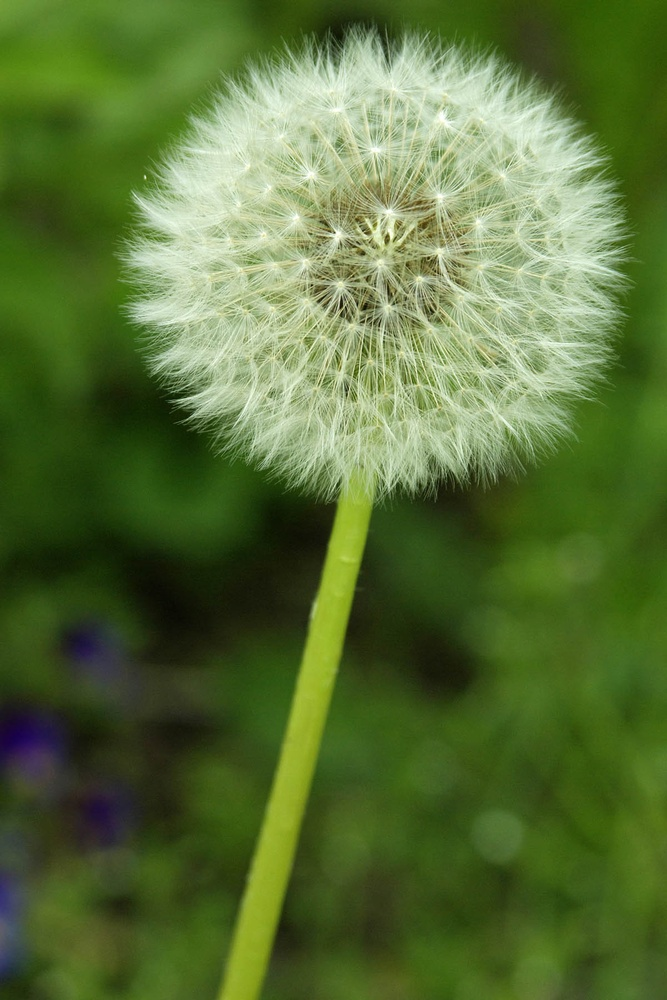
#> input picture NehaRandoImages/IGP2768W.jpg, 667 x 1000 px, shrunk from 1200 x 1800 before the run
$ python canny_edge.py NehaRandoImages/IGP2768W.jpg out.png   (older library calls are emulated)
#> lines starting #> are read from the running program, lines starting #| are printed output that depends on the picture; after the words box and inside, x2 and y2 are one past the last pixel; in counts of white or black regions, pixels touching at a corner belong together
# John Mourad (jmm5kg)
# Canny Edge Detector

# Import some libraries
import numpy, skimage.io, pylab, math, sys
import scipy.ndimage.filters, scipy.signal, scipy.misc

img_file = sys.argv[1]
save_file = sys.argv[2]

#  Load an image
A = skimage.io.imread(img_file, True)
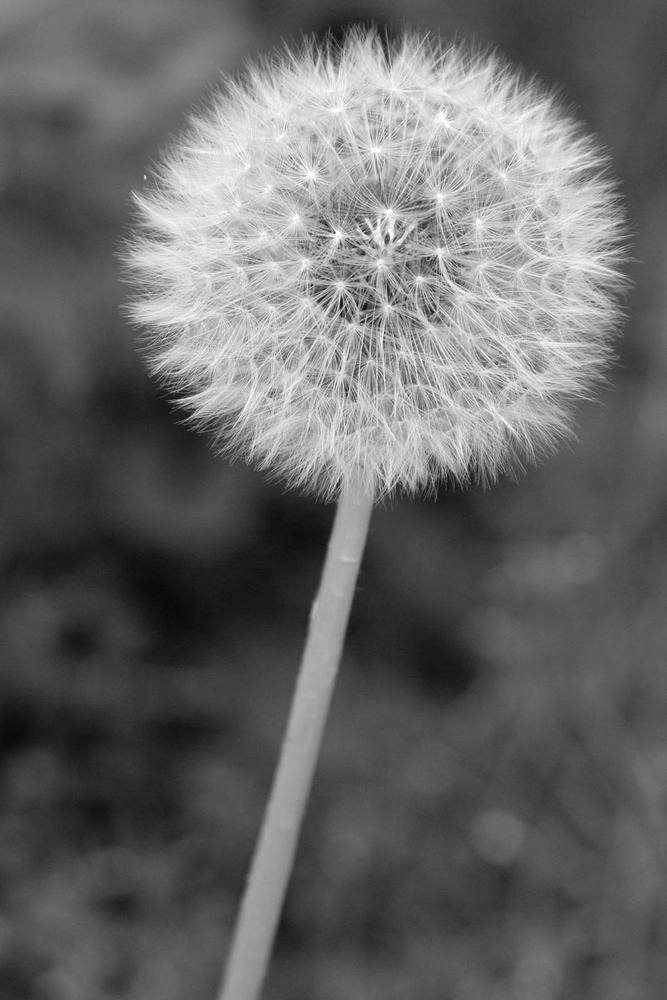
#> A: shape (1000, 667) float64; min 0.0283, max 0.999, mean 0.404

# Convert image to float
A = skimage.img_as_float(A)

# Build Gaussian filter
gauss_dim = 15
gauss_row = scipy.signal.gaussian(gauss_dim, 1)
gauss_filter = numpy.array([[gauss_row[x] * gauss_row[y] for x in range(gauss_dim)] for y in range(gauss_dim)])


# Convolve our image with the Gaussian filter
C = scipy.ndimage.filters.convolve(A, gauss_filter)

# Compute the gradient
gradient = numpy.gradient(C)
#> gradient = 2 items
x_gradient = gradient[0]
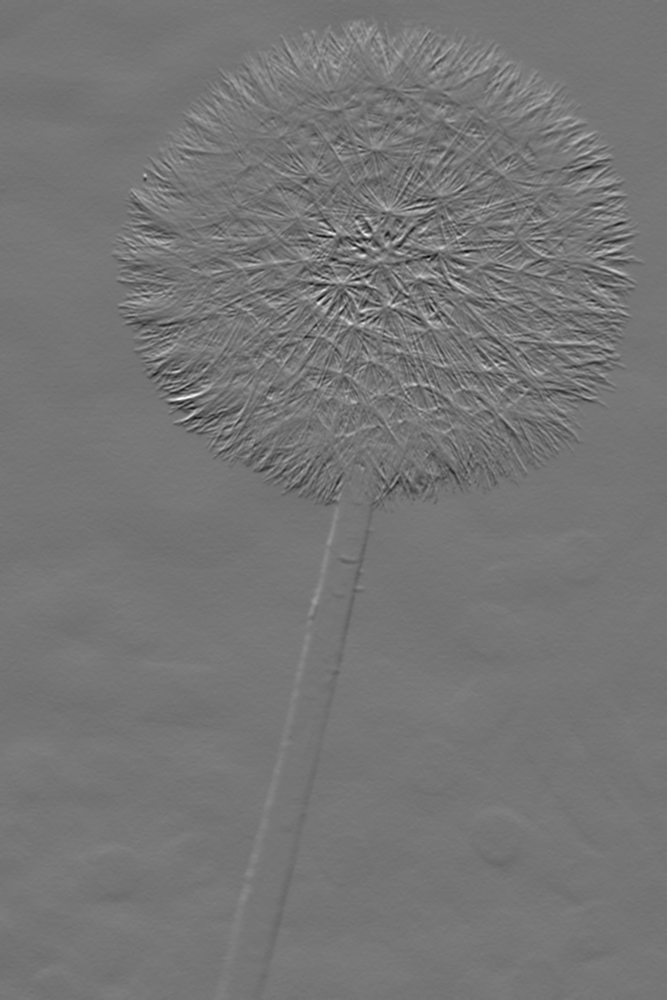
#> x_gradient: shape (1000, 667) float64; min -0.936, max 1.09, mean 5.07e-06; drawn with min black and max white
y_gradient = gradient[1]
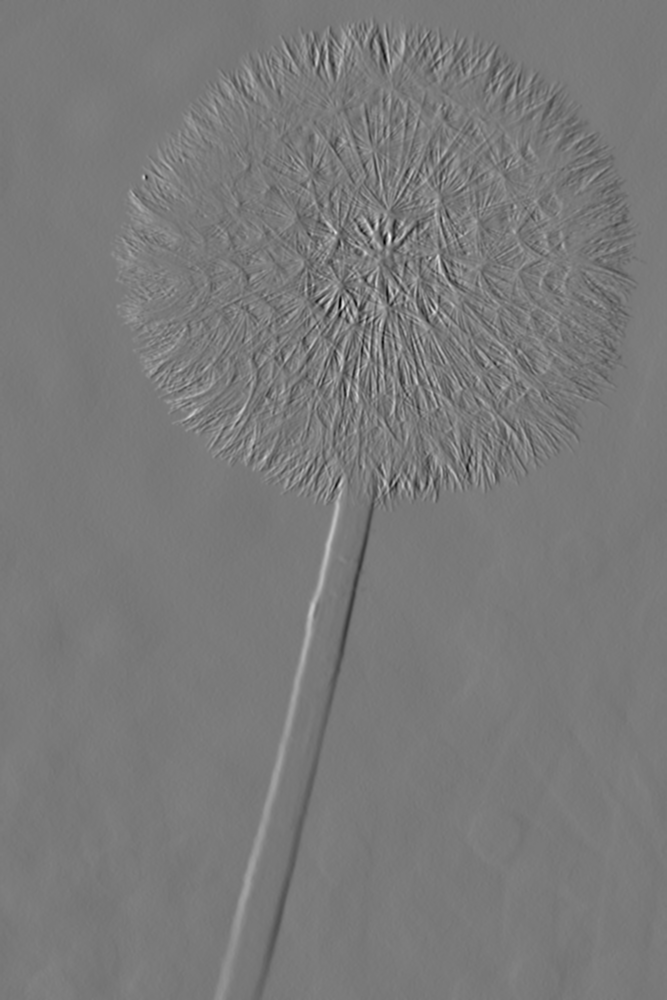
#> y_gradient: shape (1000, 667) float64; min -1.12, max 1.23, mean 0.000718; drawn with min black and max white

height = gradient[0].shape[0]
#> height = 1000
width = gradient[0].shape[1]
#> width = 667

# Initialize magnitude and direction arrays
magnitudes = numpy.array([[0.0 for w in range(width)] for h in range(height)])
directions = numpy.array([[0.0 for w in range(width)] for h in range(height)])

# PI constant
pi = math.pi

# Compute magnitude and direction of gradient
for i in range(height):
    for j in range(width):
        mag = math.sqrt((x_gradient[i][j] ** 2) + (y_gradient[i][j] ** 2))
        direction = math.atan2(y_gradient[i][j], x_gradient[i][j])
        if direction < 0:
            direction = direction + pi
        magnitudes[i][j] = mag
        directions[i][j] = direction
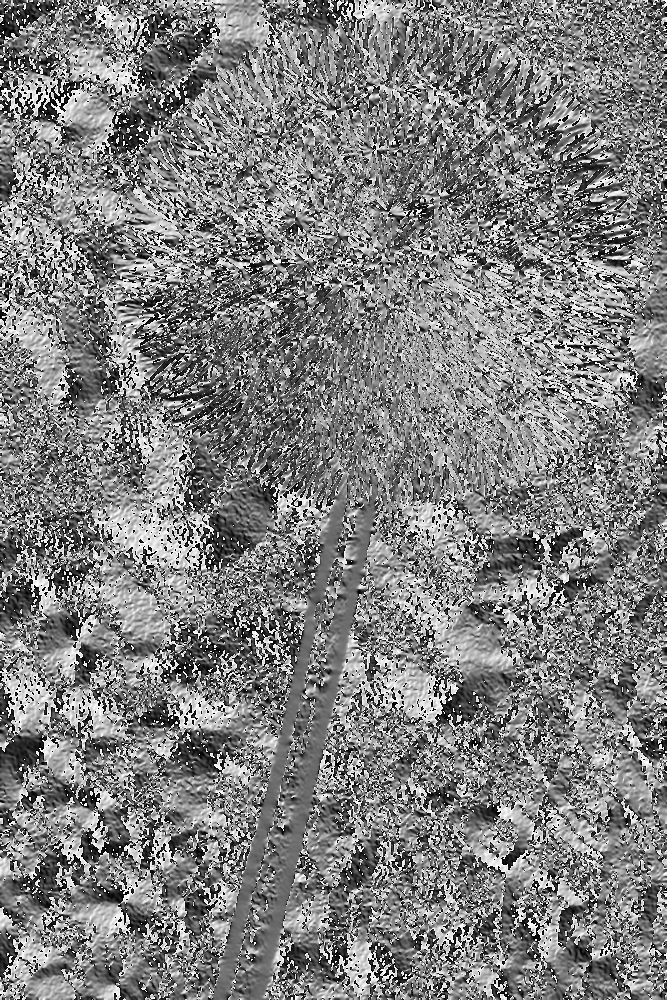
#> directions: shape (1000, 667) float64; min 5.69e-07, max 3.14, mean 1.57; drawn with min black and max white
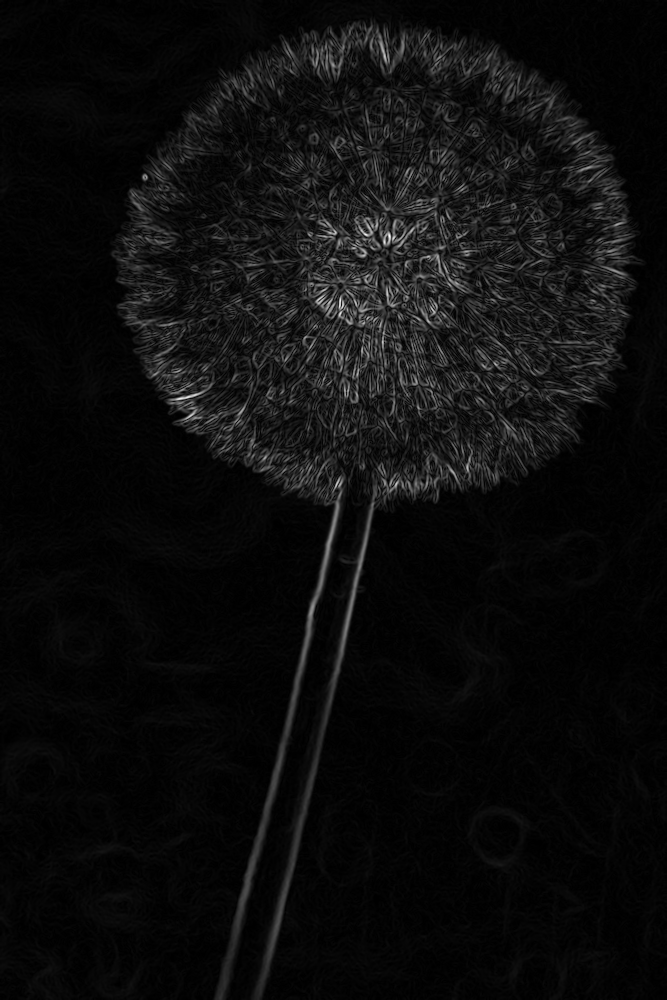
#> magnitudes: shape (1000, 667) float64; min 2.82e-05, max 1.26, mean 0.0656; drawn with min black and max white

# Categorize direction of gradient
for i in range(height):
    for j in range(width):
        if 0 <= directions[i][j] < (pi / 8):
            directions[i][j] = 0
        if (pi / 8) <= directions[i][j] < (3*pi / 8):
            directions[i][j] = (pi / 4)
        if (3*pi / 8) <= directions[i][j] < (5*pi / 8):
            directions[i][j] = (pi / 2)
        if (5*pi / 8) <= directions[i][j] < (7*pi / 8):
            directions[i][j] = (3*pi / 4)
        if (7*pi / 8) <= directions[i][j] <= pi:
            directions[i][j] = pi

# Create copy of magnitudes for thinned image
thinned_image = numpy.copy(magnitudes)

# Non-maximum suppression
for i in range(1, height - 1):
    for j in range(1, width - 1):
        if directions[i][j] == 0 or directions[i][j] == pi:
            if magnitudes[i][j] < magnitudes[i - 1][j] or magnitudes[i][j] < magnitudes[i + 1][j]:
                thinned_image[i][j] = 0
        if directions[i][j] == (pi/4):
            if magnitudes[i][j] < magnitudes[i - 1][j - 1] or magnitudes[i][j] < magnitudes[i + 1][j + 1]:
                thinned_image[i][j] = 0
        if directions[i][j] == (pi/2):
            if magnitudes[i][j] < magnitudes[i][j - 1] or magnitudes[i][j] < magnitudes[i][j + 1]:
                thinned_image[i][j] = 0
        if directions[i][j] == (3*pi / 4):
            if magnitudes[i][j] < magnitudes[i - 1][j + 1] or magnitudes[i][j] < magnitudes[i + 1][j - 1]:
                thinned_image[i][j] = 0
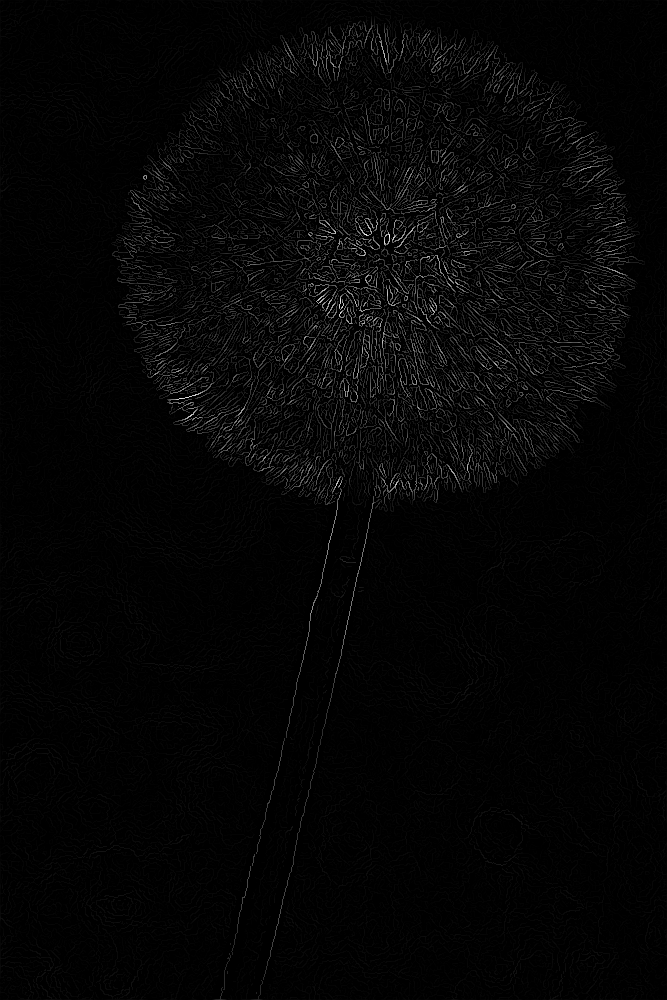
#> thinned_image: shape (1000, 667) float64; min 0, max 1.26, mean 0.0272; drawn with min black and max white

# Establish high and low thresholds
# flower.jpg thresholds
t_low = 0.1
t_high = 0.5

# building.jpg thresholds
# t_low = 0.2
# t_high = 0.5

# Initialize status array
status = numpy.array([["" for w in range(width)] for h in range(height)])

# Initialize array to hold strong edge pixels
strong = []

# Hysteresis thresholding
for i in range(height):
    for j in range(width):
        if thinned_image[i][j] < t_low:
            status[i][j] = "N"  # not strong edge
            thinned_image[i][j] = 0
        if thinned_image[i][j] > t_high:
            status[i][j] = "S"  # strong edge
            thinned_image[i][j] = 1
            strong.append((i, j))
        if t_low <= thinned_image[i][j] <= t_high:
            status[i][j] = "W"  # weak edge

# Iterative DFS for connected neighbor algorithm
visited = {}

while len(strong) > 0:
    v = strong.pop()  # pop from stack

    if v not in visited:
        visited[v] = 1  # mark as visited

        # if a weak edge, mark as strong
        if status[v[0]][v[1]] == "W":
            status[v[0]][v[1]] = "S"
            thinned_image[v[0]][v[1]] = 1

        # visit bottom row
        if 0 <= v[0] + 1 < height and 0 <= v[1] + 1 < width:
            if (v[0]+1, v[1]+1) not in visited:
                strong.append((v[0]+1, v[1]+1))

        if 0 <= v[0] + 1 < height and 0 <= v[1] < width:
            if (v[0]+1, v[1]) not in visited:
                strong.append((v[0]+1, v[1]))

        if 0 <= v[0] + 1 < height and 0 <= v[1] - 1 < width:
            if (v[0]+1, v[1] - 1) not in visited:
                strong.append((v[0]+1, v[1] - 1))

        # visit middle row
        if 0 <= v[0] < height and 0 <= v[1] + 1 < width:
            if (v[0], v[1]+1) not in visited:
                strong.append((v[0], v[1]+1))

        if 0 <= v[0] < height and 0 <= v[1] - 1 < width:
            if (v[0], v[1]-1) not in visited:
                strong.append((v[0], v[1]-1))

        # visit top row
        if 0 <= v[0] - 1 < height and 0 <= v[1] + 1 < width:
            if (v[0]-1, v[1]+1) not in visited:
                strong.append((v[0]-1, v[1]+1))

        if 0 <= v[0] - 1 < height and 0 <= v[1] < width:
            if (v[0]-1, v[1]) not in visited:
                strong.append((v[0]-1, v[1]))

        if 0 <= v[0] - 1 < height and 0 <= v[1] - 1 < width:
            if (v[0]-1, v[1] - 1) not in visited:
                strong.append((v[0]-1, v[1] - 1))
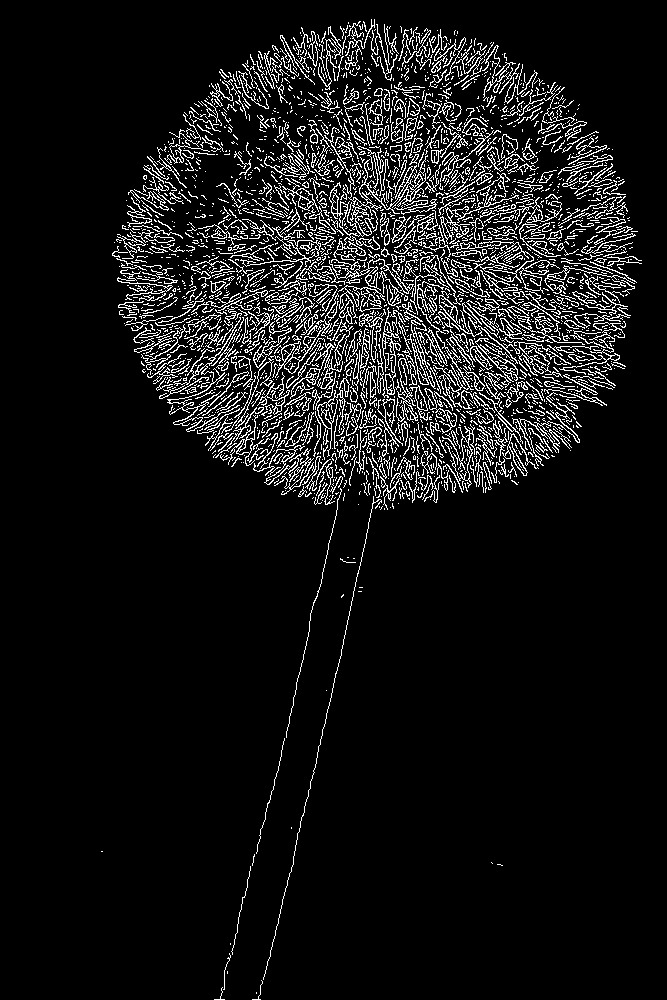
#> thinned_image: shape (1000, 667) float64; values 0 (black) and 1 (white), 8.2% white in thin lines or dots, all inside (x1, y1, x2, y2) = (101, 19, 642, 1000)
#> after the loop, strong = []

# Mark any remaining weak edges as no edges
for i in range(height):
    for j in range(width):
        if status[i][j] == "W":
            status[i][j] = "N"
            thinned_image[i][j] = 0


# Show the result
# pylab.imshow(thinned_image, cmap="gray")
# pylab.show()

scipy.misc.imsave(save_file, thinned_image)

$ run again, on NehaRandoImages/file0001141038889.jpg
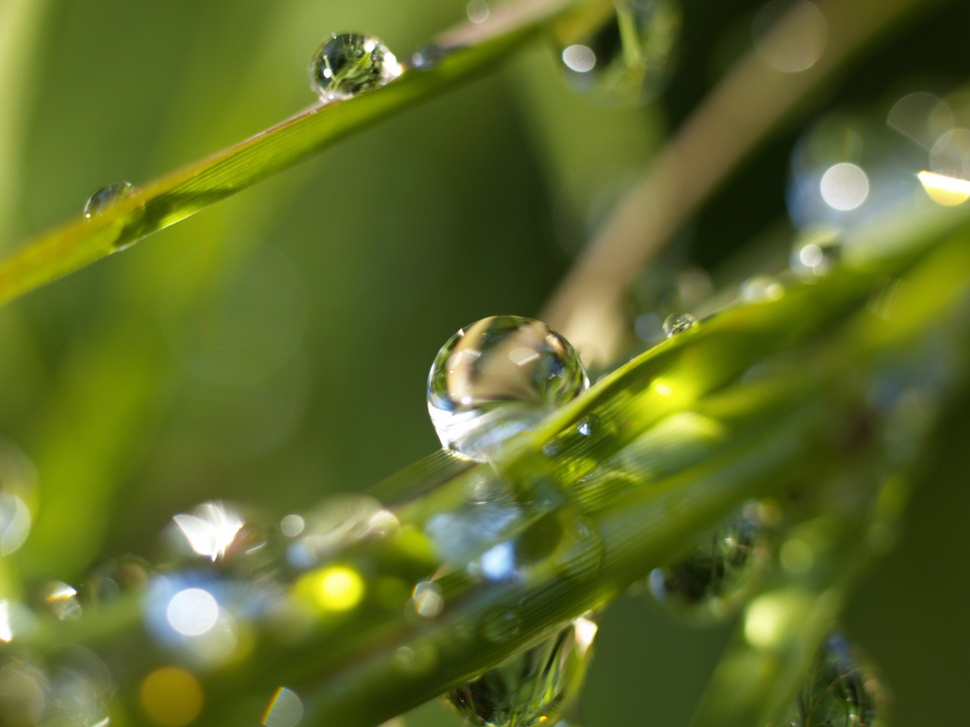
#> input picture NehaRandoImages/file0001141038889.jpg, 970 x 727 px, shrunk from 2560 x 1920 before the run
#> `A = skimage.io.imread(img_file, True)`:
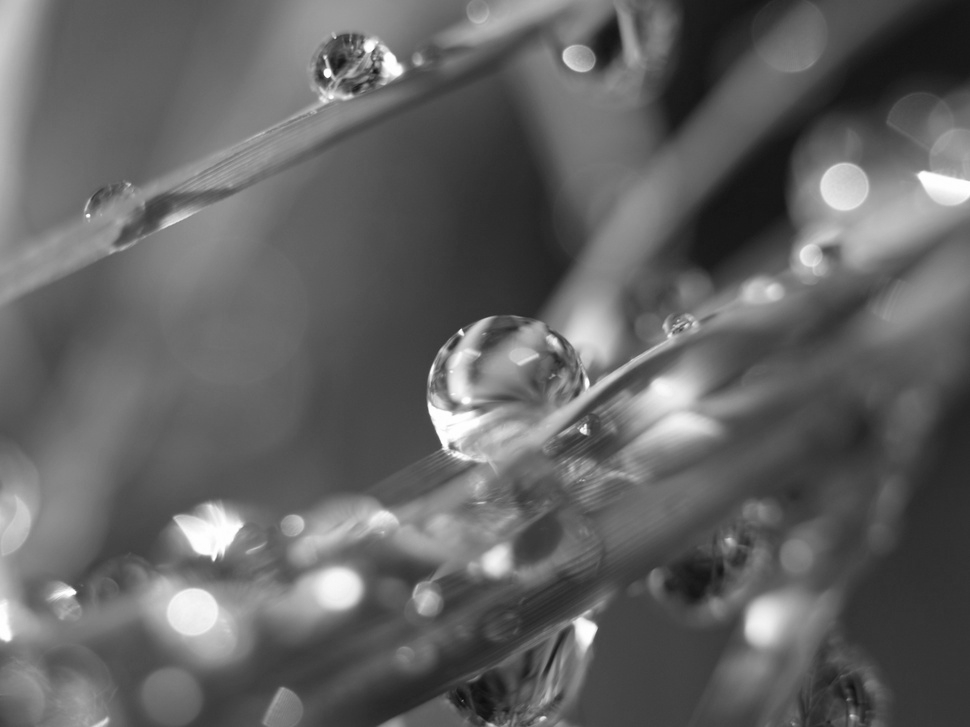
#> A: shape (727, 970) float64; min 0.0549, max 1, mean 0.391
#> gradient = 2 items
#> after the loop `while len(strong) > 0:`:
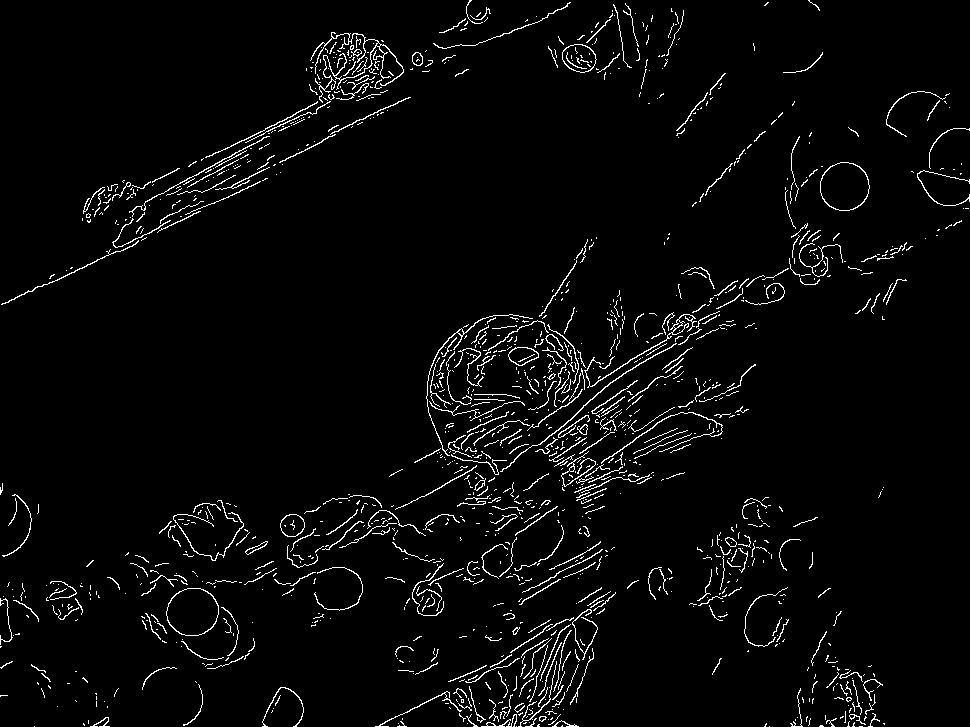
#> thinned_image: shape (727, 970) float64; values 0 (black) and 1 (white), 3.3% white in thin lines or dots
